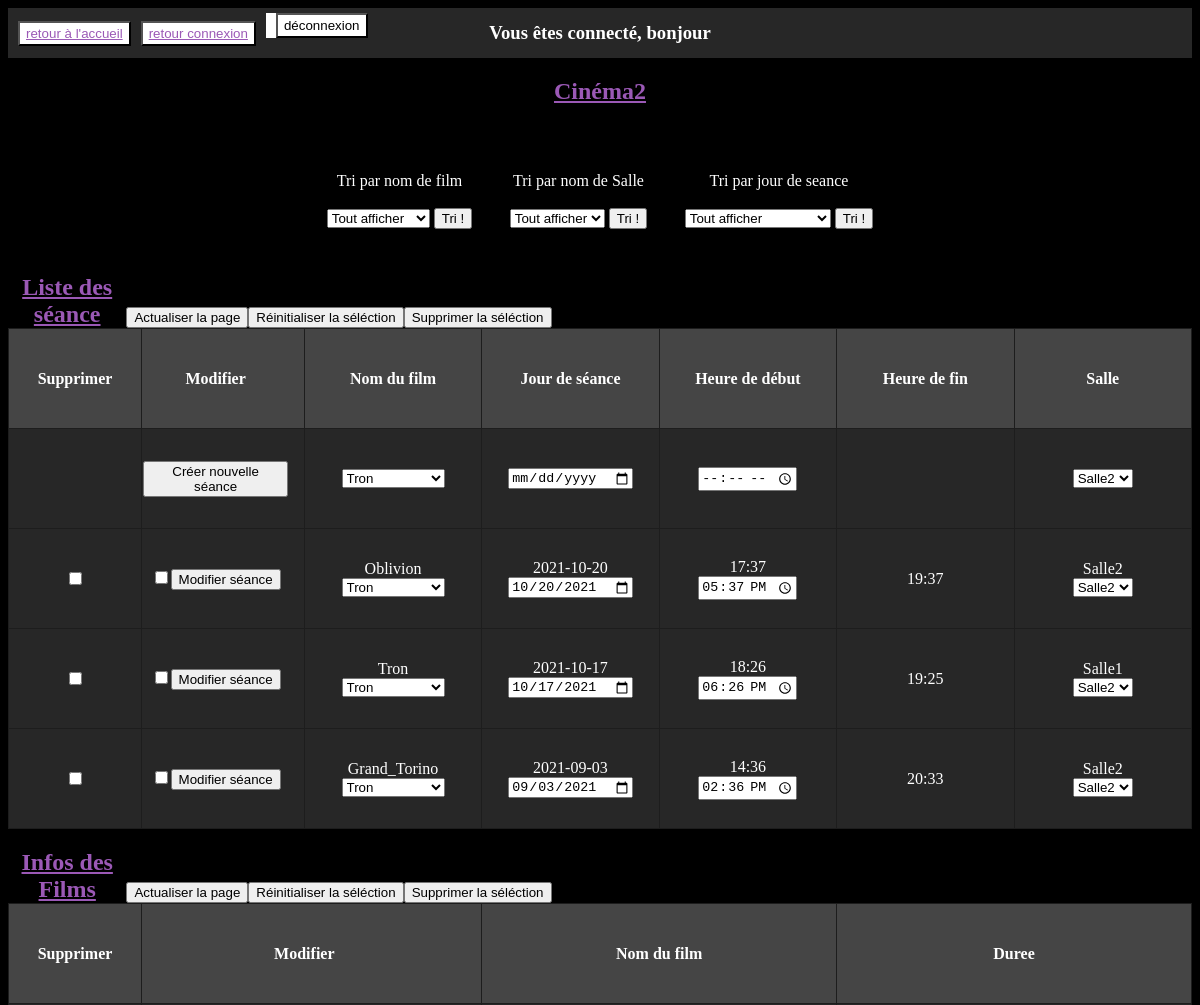
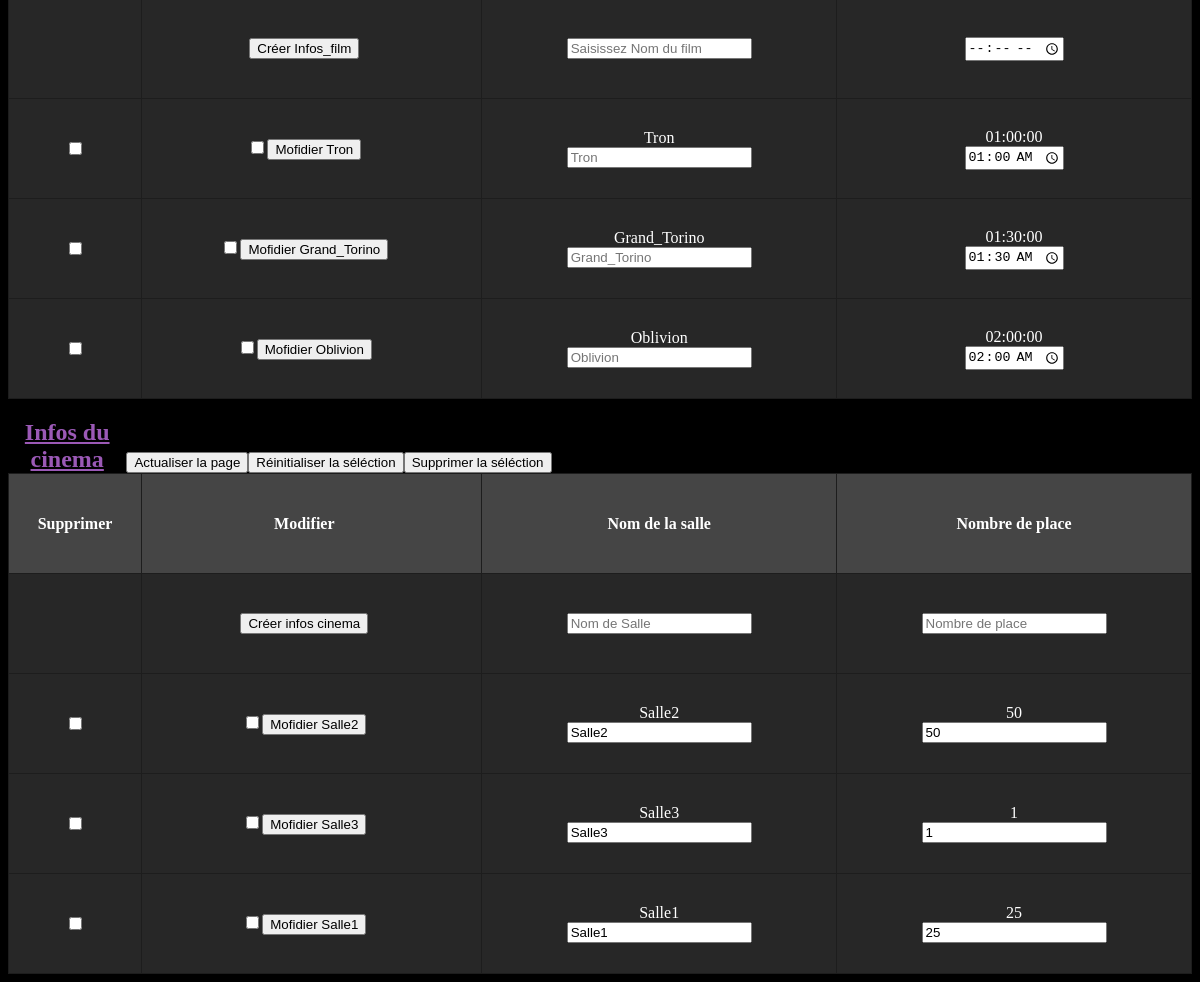
/gestionnaire/espace_gestionnaire/index_gestionnaire/espace_gestionnaire_cinema_2.php, run on the app's committed database (2 pictures, top to bottom).
### tables this page shows
CREATE TABLE seance_cinema1 (
  `Id` int(11) NOT NULL,
  `FilmName` varchar(250) NOT NULL,
  `DateSeanceBegin` datetime DEFAULT NULL,
  `DateSeanceEnd` datetime DEFAULT NULL,
  `SalleName` varchar(250) DEFAULT NULL,
  `Nombre_de_reservation` int(11) DEFAULT NULL,
  `place_disponible` int(11) DEFAULT NULL
);

CREATE TABLE `info_film` (
  `Id` int(11) NOT NULL,
  `FilmName` varchar(250) NOT NULL,
  `Duree` time NOT NULL
);

CREATE TABLE infos_cinema1 (
  `Id` int(11) NOT NULL,
  `SalleName` varchar(250) DEFAULT NULL,
  `Nombre_de_place` int(100) NOT NULL
);

### gestionnaire/espace_gestionnaire/index_gestionnaire/espace_gestionnaire_cinema_2.php (the view, shortened to what this page needs)
<html lang="fr">
<head>
</head>
<body>
<nav>
<button name="accueil"><a href="../../../index.php">retour à l'accueil</a></button>
<button name="connexion"><a href="../connexion/connexion_gestionnaire.php">retour connexion</a></button>
<form><button name="deconnexion" type="submit" onclick='window.location.reload(false)'>déconnexion</button></form>
</nav>
<?php
$pdo_kinepolise = new PDO('mysql:host=localhost;dbname=kinepolise', 'root', '');
  foreach ($pdo_kinepolise->query('SELECT * FROM password WHERE Id= "3"', PDO::FETCH_ASSOC) as $dataConnexion2) {
  $username= $dataConnexion2['username'];
  $password= $dataConnexion2['password'];
  };
?>
<?php
$pdo_kinepolise_administrateur = new PDO('mysql:host=localhost;dbname=kinepolise_administrateur', 'root', '');
  foreach ($pdo_kinepolise_administrateur->query('SELECT * FROM password WHERE Id= "1"', PDO::FETCH_ASSOC) as $adminConnexion) {};
if ((($_SESSION['username'] == $dataConnexion2['username']  && $_SESSION['password'] == $dataConnexion2['password']) || ($_SESSION['username'] == $adminConnexion['username']  && $_SESSION['password'] == $adminConnexion['password']) )) {
  echo sprintf("<nav class=center><h3>Vous êtes connecté, bonjour %s <h3/></nav>", $_SESSION['username']) . PHP_EOL;
?>
    <h2 class="ligne3">Liste des séance</h2>
    <?php
        $pdo_kinepolise = new PDO('mysql:host=localhost;dbname=kinepolise', 'root', '');?>
        <table class="ligne4">
        <tr class="thead">
        <td>Modifier</td>
        <td>Nom du film</td>
        <td>Jour de séance</td>
        <td>Heure de début</td>
        <td>Heure de fin</td>
        <td>Salle</td>
</tr>
    <form method="post" action="">
       <tr>
    <td><button name="ajoutseance" type="submit" onclick='window.location.reload(false)'>Créer nouvelle séance</button></td>
    <td>
    <select name="FilmName" required="required">
        <?php
                    foreach ($pdo_kinepolise->query('SELECT FilmName FROM info_film', PDO::FETCH_ASSOC) as $film) { ?>
                        <option id="FilmName"> <?php echo $film['FilmName'].'<br>'; ?></option>
                    <?php } ?>
        </select>
    </td>
    <td><input type="date" required="required" name="DateSeanceBegin" id="DateSeanceBegin" placeholder="Saisissez Date de séance"></td>
    <td><input type="time" required="required" name="HourBegin" id="HourBegin" placeholder="Choisissez heure de début"></td>
    <td></td>
        <td>
          <select name="SalleName" required="required" id="SalleName">
        <?php
                    $pdo_kinepolise_cinema2 = new PDO('mysql:host=localhost;dbname=kinepolise_cinema2', 'root', '');
                    foreach ($pdo_kinepolise_cinema2->query('SELECT SalleName FROM infos_cinema1', PDO::FETCH_ASSOC) as $infos) { ?>
                        <option id="Salle"> <?php echo $infos['SalleName'].'<br>'; ?></option>
                        <?php } ?>
        </select>
      </td>
            </form>
        <?php
        $pdo_kinepolise_cinema2 = new PDO('mysql:host=localhost;dbname=kinepolise_cinema2', 'root', '');
    foreach ($pdo_kinepolise_cinema2->query('SELECT * FROM seance_cinema1', PDO::FETCH_ASSOC) as $seance) {
      $dateSeanceBegin = new DateTime($seance['DateSeanceBegin']);
      $DateSeanceEnd = new DateTime($seance['DateSeanceEnd']);
            ?>
        <form class="modifierSeance" method="post" action="">
        <tr class=<?php echo $seance['FilmName']?>>
        <td id="Colonne1"> <input type="checkbox" name="Id" id="Id" required="required" value="<?php echo $seance['Id'];?>"><button name="modifierseance"id="modifier" class="submit" onclick='window.location.reload(false)'>Modifier séance</button></td>
        <td> <?php echo $seance['FilmName'];?></br>
          <select name="FilmName" required="required">
                    <?php foreach ($pdo_kinepolise->query('SELECT FilmName FROM info_film', PDO::FETCH_ASSOC) as $film) { ?>
                        <option id="FilmName" value=<?php echo $film['FilmName']; ?>><?php echo $film['FilmName'].'<br>'; ?></option>
                    <?php } ?>
        </select>
        </td>
        <td id="Colonne3"><?php echo $dateSeanceBegin->format('Y-m-d');?><br/><input type="date"  name="DateSeanceBegin"  id="Modifier_DateSeanceBegin" classe="modifier" value="<?php echo $dateSeanceBegin->format('Y-m-d');?>"></td>
        <td id="Colonne4"><?php echo $dateSeanceBegin->format('H:i');?><br/><input type="time" name="HourBegin" id="Modifier_HourBegin" classe="modifier" value="<?php echo $dateSeanceBegin->format('H:i');?>"></td>
        <td id="Colonne5"><?php echo $DateSeanceEnd->format('H:i');?></td>
        <td id="Colonne6">
          <?php echo $seance['SalleName'];?></br>
          <select name="SalleName" required="required" id="SalleName">
        <?php
                    $pdo_kinepolise_cinema2 = new PDO('mysql:host=localhost;dbname=kinepolise_cinema2', 'root', '');
                    foreach ($pdo_kinepolise_cinema2->query('SELECT SalleName FROM infos_cinema1', PDO::FETCH_ASSOC) as $seance) { ?>
                        <option id="Salle" value=<?php echo $seance['SalleName']; ?>><?php echo $seance['SalleName'].'<br>'; ?></option> <?php
                    }
                ?>
        </select></td>
        </tr>
        </form>
        <?php }; ?>
    </table>
    <table class="table2">
    <section class="ligne3">
    <form class="ligne3" method="post">
    <input class="ligne3" type="button" onclick='window.location.reload(false)' value="Actualiser la page"/>
        <button class="ligne3" type="reset">Réinitialiser la séléction</button>
        <button class="ligne3" type="submit" name="supprimerseance" onclick='window.location.reload(false)'>Supprimer la séléction</button>
    </section>
    <tr class="thead">
    <td>Supprimer</td>
    </tr>
    <td></td>
    <?php
    $pdo_kinepolise_cinema2 = new PDO('mysql:dbname=kinepolise_cinema2;host=localhost', 'root', '');
    foreach ($pdo_kinepolise_cinema2->query('SELECT * FROM seance_cinema1', PDO::FETCH_ASSOC) as $seance) {
            ?>
        <tr class=<?php echo $seance['FilmName']?>><td><input type="checkbox" name="Id[]" id="Id" value=" <?php echo $seance['Id']; ?> "></td></tr>
    <?php } ?>
    </table>
    <h2 class="ligne5">Infos des Films</h2>
    <table class="ligne6">
    <tr class="thead">
        <td>Modifier</td>
        <td>Nom du film</td>
        <td>Duree</td>
</tr>
<form method="post" action="">
       <tr>
    <td><button name="ajoutInfo_film" type="submit" onclick='window.location.reload(false)'>Créer Infos_film</button></td>
    <td><input type="text" required="required" name="FilmName" placeholder="Saisissez Nom du film"></td>
    <td><input type="time" name="Duree"></td>
</form>
    <?php foreach ($pdo_kinepolise->query('SELECT * FROM info_film', PDO::FETCH_ASSOC) as $info_film) {
      $dateSeanceBegin = new DateTime($info_film['Duree']);
      ?>
      <form method="post" action="">
        <tr class=<?php echo $info_film['FilmName']?>>
        <td><input type="checkbox" name="Id" id="Id" value=" <?php echo $info_film['Id']; ?> "><button name="Modifier_Infos_film" type="submit" onclick='window.location.reload(false)'>Mofidier <?php echo $info_film['FilmName']?></button></td>
        <td> <?php echo $info_film['FilmName'];?></br>
        <input type="text" name="FilmName" placeholder=<?php echo $info_film['FilmName'];?> value>
        </td>
        <td><?php echo $dateSeanceBegin->format('H:i:s');?><br/><input type="time" name="Duree" value="<?php echo $dateSeanceBegin->format('H:i');?>"></td>
      </tr>
    <?php } ?>
    </form>
    </table>
    <section class="ligne5">
    <form method="post" class="ligne5">
        <input class="ligne5" type="button" onclick='window.location.reload(false)' value="Actualiser la page"/>
        <button class="ligne5"  type="reset">Réinitialiser la séléction</button>
        <button class="ligne5"  type="submit" onclick='window.location.reload(false)' name="supprimer_info_film">Supprimer la séléction</button>
    </section>
    <table class="table4">
    <tr class="thead">
    <td>Supprimer</td>
    </tr>
    <td></td>
    <?php
    $pdo_kinepolise = new PDO('mysql:host=localhost;dbname=kinepolise', 'root', '');
    foreach ($pdo_kinepolise->query('SELECT * FROM info_film', PDO::FETCH_ASSOC) as $info_film) {
            ?>
        <tr class=<?php echo $info_film['FilmName']?>><td><input type="checkbox" name="Id[]" id="Id" value=" <?php echo $info_film['Id']; ?> "></td></tr>
    <?php } ?>
    </table>
    <h2 class="ligne7">Infos du cinema</h2>
    <table class="ligne8">
    <tr class="thead ">
        <td>Modifier</td>
        <td>Nom de la salle</td>
        <td>Nombre de place</td>
</tr>
<form method="post" action="">
<tr>
    <td><button  name="creation_infos_cinema" type="submit" onclick='window.location.reload(false)'>Créer infos cinema</button></td>
    <td><input   type="text" required="required" name="SalleName" placeholder="Nom de Salle"></td>
    <td><input  type="number" name="Nombre_de_place" placeholder="Nombre de place"></td>
</form>
    <?php foreach ($pdo_kinepolise_cinema2->query('SELECT * FROM infos_cinema1', PDO::FETCH_ASSOC) as $modifier_infos_cinema1) {
      ?>
      <form method="post" action="">
        <tr class=<?php echo $modifier_infos_cinema1['SalleName']?>>
        <td><input type="checkbox" name="Id" id="Id" value=" <?php echo $modifier_infos_cinema1['Id'];?> "><button name="modifier_infos_cinema1" type="submit" onclick='window.location.reload(false)'>Mofidier <?php echo $modifier_infos_cinema1['SalleName']?></button></td>
        <td> <?php echo $modifier_infos_cinema1['SalleName'];?></br>
        <input type="text" name="SalleName" value="<?php echo $modifier_infos_cinema1['SalleName'];?>" placeholder=<?php echo $modifier_infos_cinema1['SalleName'];?>>
        </td>
        <td> <?php echo $modifier_infos_cinema1['Nombre_de_place'];?></br>
        <input type="number" name="Nombre_de_place" value="<?php echo $modifier_infos_cinema1['Nombre_de_place'];?>" placeholder=<?php echo $modifier_infos_cinema1['Nombre_de_place'];?>>
        </td>
      </tr>
    <?php } ?>
    </form>
    </table>
    <section class="ligne7">
    <form method="post" class="ligne7">
        <input class="ligne7" type="button" onclick='window.location.reload(false)' value="Actualiser la page"/>
        <button class="ligne7"  type="reset">Réinitialiser la séléction</button>
        <button class="ligne7"  type="submit" name="supprimer_info_cinema" onclick='window.location.reload(false)'>Supprimer la séléction</button>
    </section>
    <table class="table6 ">
    <tr class="thead ">
    <td class="">Supprimer</td>
                                      </tr>
    <td class=""></td>
    <?php
    foreach ($pdo_kinepolise_cinema2->query('SELECT * FROM infos_cinema1', PDO::FETCH_ASSOC) as $infos_cinema1) {
            ?>
        <tr class=<?php echo $infos_cinema1['SalleName']?>><td><input type="checkbox" name="Id[]" id="Id" value=" <?php echo $infos_cinema1['Id']; ?> "></td></tr>
    <?php } ?>
    </table>
    </body>
<link rel="stylesheet" href="CSS/espace_gestionnaire_cinema_2.css" />
  <h2 class="ligne1">Cinéma2</h2>
  <span class="ligne2">
  <?php require_once 'calculs2/tris/Tri_par_nom.php'; ?>
  <?php require_once 'calculs2/tris/Tri_par_salle.php'; ?>
  <?php require_once 'calculs2/tris/Tri_par_jour_de_seance.php'; ?>
  </span>
<?php }; ?>

### gestionnaire/espace_gestionnaire/index_gestionnaire/calculs2/tris/Tri_par_nom.php (shortened to what this page needs)
<span class="blockTri1">
<form method="POST" action="">
<div class="type_of_tri"> Tri par nom de film</div></br>
  <select name="FilmNameTest">
  <option id="FilmName" value=" ">Tout afficher<br></option>
</select>
<input type="SUBMIT" value="Tri !" name="triFilmName">
</form>
</span>

### gestionnaire/espace_gestionnaire/index_gestionnaire/calculs2/tris/Tri_par_salle.php (shortened to what this page needs)
     <span class="blockTri2">
<form method="POST" action="">
<div class="type_of_tri">Tri par nom de Salle</div></br>
<select name="SalleNameTest">
<option id="SalleName">Tout afficher<br></option>
</select>
<input type="SUBMIT" value="Tri !" name="triSalleName">
</form>
</span>

### gestionnaire/espace_gestionnaire/index_gestionnaire/calculs2/tris/Tri_par_jour_de_seance.php (shortened to what this page needs)
     <span class="blockTri2">
<form method="POST" action="">
<div class="type_of_tri">Tri par jour de seance</div></br>
<select name="dateSeanceBeginTest">
<option id="dateSeanceBegin" value=" ">Tout afficher<br></option>
</select>
<input type="SUBMIT" value="Tri !" name="triSeanceBegin">
</form>
</span>

### gestionnaire/espace_gestionnaire/index_gestionnaire/CSS/espace_gestionnaire_cinema_2.css (style rules this page uses)
a, h2 { color:rgb(155, 89, 182); text-align: center; text-decoration: underline; }
body { font-family: Calibri, serif; display: grid; grid-template-columns: 10% 90%; grid-template-rows:50px 100px 100px 70px 1fr; background-color: black; color: white; }
table td { border: 1px solid rgba(29, 29, 29); padding: 1rem; text-align: center; max-width: 100px; min-width: 100px; word-wrap: break-word; height: 100px; }
.thead { background-color:rgb(69, 69, 69); font-weight: bold; }
.ligne4, .table2, .ligne6, .table4, .ligne8, .table6 { border-collapse: collapse; width: 100%; height: 300px; background-color: rgb(39, 39, 39); }
nav { grid-column: 1/3; grid-row: 1/1; display: flex; justify-content: flex-start; align-items: center; }
nav button, nav form { background-color: white; z-index: 2; height: 25px; margin-left: 10px; }
.center { display: flex; justify-content: center; background-color: rgb(39, 39, 39); z-index: 1; }
.ligne1 { grid-column: 1/3; grid-row: 2/2; display: flex; justify-content: center; }
.ligne2 { grid-column: 1/3; grid-row: 3/3; display: flex; justify-content: space-around; align-items: center; margin-left:300px; margin-right:300px; }
.ligne3 { grid-row: 4/4; display: flex; justify-content: flex-start; align-items: flex-end; margin-bottom: 0px; }
.ligne4 { grid-row: 5/5; grid-column: 2/2; }
.table2 { grid-row: 5/5; grid-column: 1/1; }
.ligne5 { grid-row: 6/6; display: flex; align-items: flex-end; margin-bottom:0px; }
.ligne6 { grid-row: 7/7; grid-column: 2/2; }
.table4 { grid-row: 7/7; grid-column: 1/1; }
.ligne7 { grid-row: 8/8; display: flex; align-items: flex-end; margin-bottom:0px; }
.ligne8 { grid-row: 9/9; grid-column: 2/2; }
.table6 { grid-row: 9/9; grid-column: 1/1; }
.type_of_tri { display: flex; justify-content: space-around; align-items: center; flex-direction: row; }

### data on the page
seance_cinema1: FilmName "Oblivion", DateSeanceBegin "2021-10-20", DateSeanceBegin "10/20/2021", DateSeanceBegin "17:37", HourBegin "17:37", DateSeanceEnd "19:37", SalleName "Salle2"
seance_cinema1: FilmName "Tron", DateSeanceBegin "2021-10-17", DateSeanceBegin "10/17/2021", DateSeanceBegin "18:26", HourBegin "18:26", DateSeanceEnd "19:25", SalleName "Salle1"
seance_cinema1: FilmName "Grand_Torino", DateSeanceBegin "2021-09-03", DateSeanceBegin "09/03/2021", DateSeanceBegin "14:36", HourBegin "14:36", DateSeanceEnd "20:33", SalleName "Salle2"
info_film: FilmName "Tron", Duree "01:00:00", Duree "01:00"
info_film: FilmName "Grand_Torino", Duree "01:30:00", Duree "01:30"
info_film: FilmName "Oblivion", Duree "02:00:00", Duree "02:00"
infos_cinema1: SalleName "Salle2", Nombre_de_place "50"
infos_cinema1: SalleName "Salle3", Nombre_de_place "1"
infos_cinema1: SalleName "Salle1", Nombre_de_place "25"

### other printed values
form field FilmName "Tron"
form field SalleName "Salle2"
